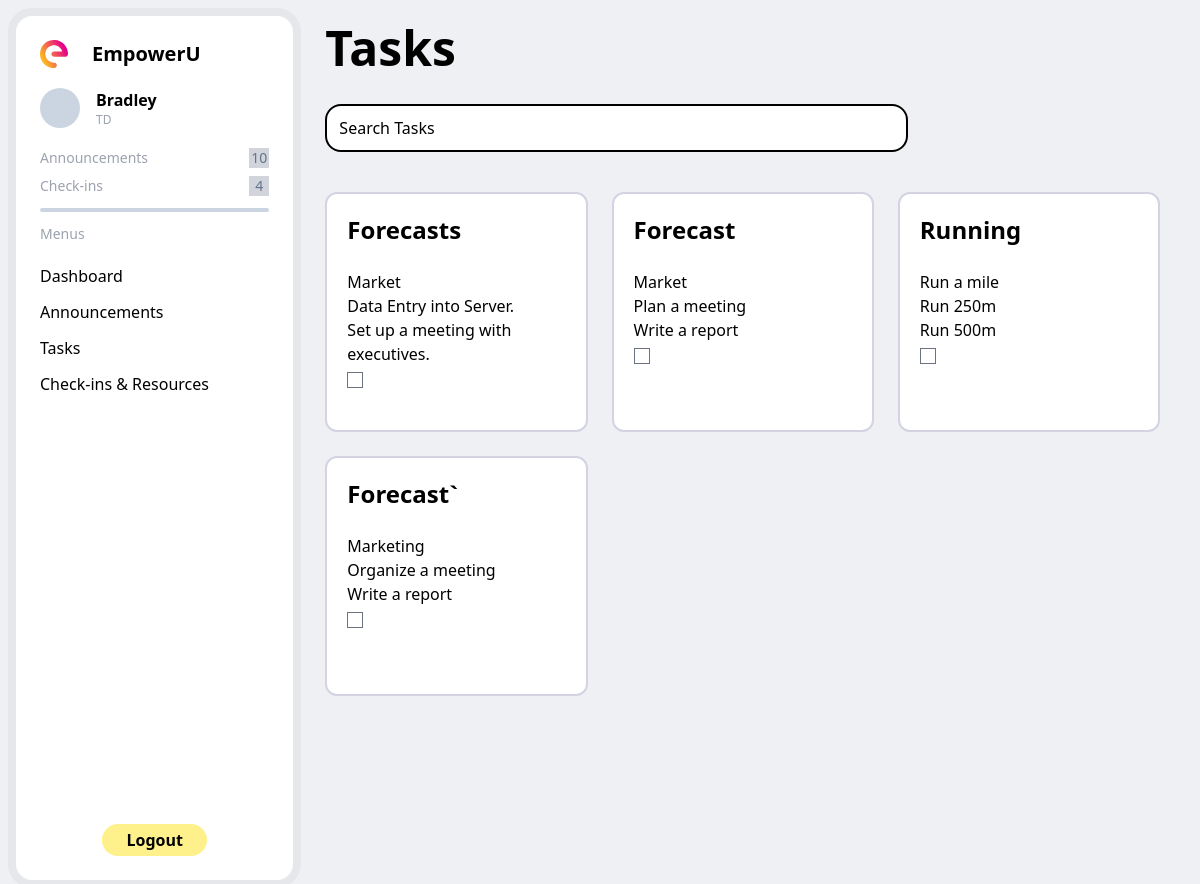
The page /tasks (signed in) on the database its author committed.
### docs/models.py (models this page shows, shortened)
class User(db.Model, UserMixin): #Use UserMixin class to add prexisting methods
    id = db.Column(db.Integer(), primary_key = True)
    username = db.Column(db.String(length = 45), nullable = False, unique = True)
    email_address = db.Column(db.String(), unique = True, nullable = False)
    password_hash = db.Column(db.String(), nullable = False)
    is_manager = db.Column(db.Boolean())
    company = db.Column(db.String(length = 45), nullable = False)
    tasks = db.relationship('Task', backref = "assigned_tasks", lazy = True)
    @property
    def password(self):
      return self.password

class Task(db.Model):
   id = db.Column(db.Integer(), primary_key = True)
   title =  db.Column(db.String(length = 45), nullable = False)
   assigned_to = db.Column(db.Integer(), db.ForeignKey("user.id"))
   task_type = db.Column(db.String(length = 45), nullable = False)
   subtask1 = db.Column(db.String(length = 100))
   subtask2 = db.Column(db.String(length = 100))

### docs/routes.py (the view)
@login_required #Execute before setting up the route
@app.route("/tasks", methods=['POST', 'GET'])
def tasks_page():
    if current_user.is_authenticated:
        tasks = Task.query.filter_by(assigned_to = current_user.id)
        return render_template("tasks.html", tasks = tasks)
    return redirect(url_for("register_page"))

### docs/models.py (called while the page is built)
@loginmanager.user_loader #Required property for the users to be authenticated
def load_user(user_id):
    return User.query.get(user_id)

### docs/templates/tasks.html (shortened to what this page needs)
{% extends 'base.html' %}
{% block body %}
    <div class="ml-4 mt-6 h-screen w-3/4 flex flex-col">
        <h1 class="text-5xl font-bold">Tasks</h1>
        <div class="flex flex-row">
            <input type="text" id="fname" value="Search Tasks" name="fname" class="h-12 mt-8 border-solid border-2 rounded-2xl border-black w-8/12">
        </div>
        <div class="overflow-y-scroll">
            <div class="mt-10 mb-8 grid-rows-auto gap-6 grid grid-cols-3 mr-10">
                {% for task in tasks %}
                <div class="border-b_grey border-2 bg-white rounded-xl h-60 p-5">
                    <h1 class="text-2xl font-semibold ">{{ task.title }}</h1>
                    <br>
                    <p>{{ task.task_type }}</p>
                    <p>{{ task.subtask1 }}</p>
                    <p>{{ task.subtask2 }}</p>
                    <form method = "POST" >
                      <input type = "checkbox" name = "{{task.id}}", value = "{{task.id}}">
                    </form>
                </div>
                {% endfor %}
            </div>
        </div>
    </div>
{% endblock %}

### docs/templates/base.html (shortened to what this page needs)
<!DOCTYPE html>
<html lang="en">
<head>
    <script src="https://cdn.tailwindcss.com"></script>
    <script src="https://cdn.tailwindcss.com?plugins=forms,typography,aspect-ratio,line-clamp"></script>
</head>
<body class="flex flex-row h-screen bg-main_bg">
  <div class="bg-white rounded-3xl border-solid border-8 m-2 w-1/4 p-6 flex flex-col">
    <div class="flex flex-row">
        <img src="{{url_for('static', filename='images/EmpowerULogo.svg')}}" alt="EmpowerU Logo">
        <h1 class="text-xl font-bold ml-6">EmpowerU</h1>
    </div>
    <div class="flex flex-row">
      {% if current_user.is_authenticated %}
        <div class="w-10 h-10 rounded-full mt-5 bg-slate-300"></div>
        <div>
            <p class="mt-5 ml-4 font-semibold">{{current_user.username}}</p>
            <p class="ml-4 text-xs text-gray-400">{{current_user.company}}</p>
        </div>
      {% endif %}
    </div>
    <div class="flex flex-row mt-5 justify-between notification_container  ">
        <p class="text-sm text-gray-400 notification transition-colors ease-out duration-200">Announcements</p>
        <p class="bg-gray-300 text-slate-500 text-center w-5 h-5 text-sm ping transition-colors ease-out duration-200">10</p>
    </div>
    <div class="mt-2 text-gray-400 flex flex-row justify-between notification_container">
        <p class="text-sm notification transition-colors ease-out duration-200">Check-ins</p>
        <p class="bg-gray-300 text-slate-500 text-center w-5 h-5 text-sm ping transition-colors ease-out duration-200">4</p>
    </div>
    <div class="rounded-full mt-3 h-1 bg-slate-300"></div>
    <div class="text-gray-400 text-sm">
        <p class="mt-3">Menus</p>
    </div>
    <div class="flex flex-col gap-y-3 mt-5 w-full">
          <a href="{{url_for('dashboard_page')}}" class="hover:bg-nav_blue">Dashboard</a>
        <a href="{{url_for('announcements_page')}}" class="hover:bg-nav_blue">Announcements</a>
        <a href="{{url_for('tasks_page')}}" class="hover:bg-nav_blue">Tasks</a>
        <a href="" class="hover:bg-nav_blue">Check-ins & Resources</a>
    </div>
    <a href = "{{url_for('logout_page')}}" class="text-center font-semibold w-fit py-1 px-6 bg-yellow-200 mx-auto rounded-full mt-auto">Logout</a>
</div>
    {% block body %}{% endblock %}
</body>

### rows shown on the page
User: username "Bradley", company "TD"
Task: title "Forecasts", task_type "Market", subtask1 "Data Entry into Server.", subtask2 "Set up a meeting with executives."
Task: title "Forecast", task_type "Market", subtask1 "Plan a meeting", subtask2 "Write a report"
Task: title "Running", task_type "Run a mile", subtask1 "Run 250m", subtask2 "Run 500m"
Task: title "Forecast`", task_type "Marketing", subtask1 "Organize a meeting", subtask2 "Write a report"
